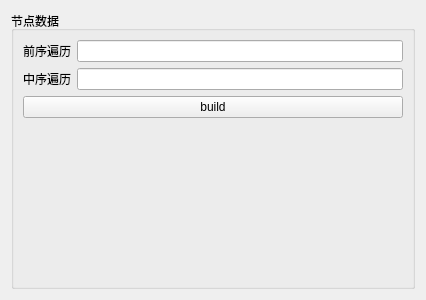
<?xml version="1.0" encoding="UTF-8"?>
<ui version="4.0">
 <class>setForm</class>
 <widget class="QWidget" name="setForm">
  <property name="geometry">
   <rect>
    <x>0</x>
    <y>0</y>
    <width>426</width>
    <height>300</height>
   </rect>
  </property>
  <property name="windowTitle">
   <string>设置</string>
  </property>
  <layout class="QVBoxLayout" name="verticalLayout">
   <item>
    <widget class="QGroupBox" name="groupBox">
     <property name="title">
      <string>节点数据</string>
     </property>
     <layout class="QVBoxLayout" name="verticalLayout_2">
      <item>
       <layout class="QHBoxLayout" name="horizontalLayout">
        <item>
         <widget class="QLabel" name="label">
          <property name="text">
           <string>前序遍历</string>
          </property>
         </widget>
        </item>
        <item>
         <widget class="QLineEdit" name="LEfront"/>
        </item>
       </layout>
      </item>
      <item>
       <layout class="QHBoxLayout" name="horizontalLayout_2">
        <item>
         <widget class="QLabel" name="label_2">
          <property name="text">
           <string>中序遍历</string>
          </property>
         </widget>
        </item>
        <item>
         <widget class="QLineEdit" name="LEmid"/>
        </item>
       </layout>
      </item>
      <item>
       <widget class="QPushButton" name="btn_build">
        <property name="text">
         <string>build</string>
        </property>
       </widget>
      </item>
      <item>
       <spacer name="verticalSpacer">
        <property name="orientation">
         <enum>Qt::Vertical</enum>
        </property>
        <property name="sizeHint" stdset="0">
         <size>
          <width>20</width>
          <height>40</height>
         </size>
        </property>
       </spacer>
      </item>
     </layout>
    </widget>
   </item>
  </layout>
 </widget>
 <resources/>
 <connections/>
</ui>
